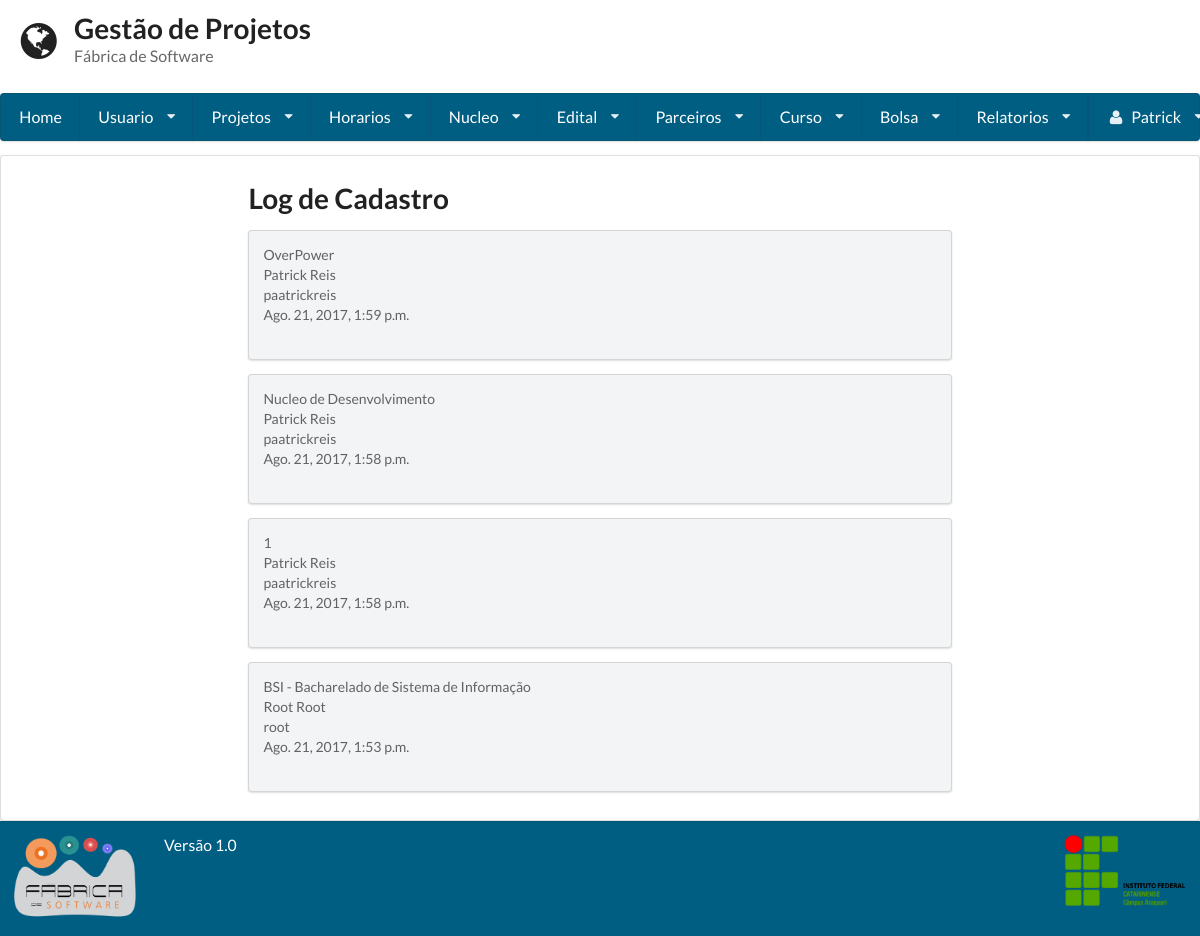
/log_cadastro/ (signed in), run on the app's committed database.
### gestaoapp/models/projeto.py (models this page shows, shortened)
class Projeto(models.Model):
    TIPO_CHOICES = (
        ('Pesquisa', 'Pesquisa'),
        ('Extensao', 'Extensão'),
        ('Ensino', 'Ensino'),
        ('Pesquisa_Extensao', 'Pesquisa/Extensão'),
    )
    tipo = models.CharField(
        max_length=255, null=True, blank=True,
        choices=TIPO_CHOICES
    )
    nome = models.CharField(max_length=255)
    imagem = models.ImageField("Imagem", upload_to='projeto')
    codigo = models.CharField(max_length=255, unique=True)
    data_hora_cadastro = models.DateTimeField(auto_now=True)
    responsavel_cadastro = models.ForeignKey(User, related_name= "coordenador_criador", )
    coordenador = models.ForeignKey(Usuario, related_name="coordenador")
    duracao = models.CharField(max_length=255)
    data_inicio = models.DateField()
    data_fim = models.DateField()
    nucleo = models.ManyToManyField(Nucleo)
    edital = models.ManyToManyField(Edital, blank=True, related_name="editais_do_projeto")
    descricao = models.TextField()
    membro = models.ManyToManyField(Usuario, blank=True, related_name="membros")
    parceiro = models.ManyToManyField(Parceiro, blank=True)

### gestaoapp/models/nucleo.py (models this page shows, shortened)
class Nucleo(models.Model):
    nome = models.CharField(max_length=255)
    sigla = models.CharField(max_length=5)
    descricao = models.TextField()
    data_hora_cadastro = models.DateTimeField(auto_now=True)
    responsavel_cadastro = models.ForeignKey(User)

### gestaoapp/models/edital.py (models this page shows, shortened)
class Edital(models.Model):
    numero = models.IntegerField(unique=True)
    orgao_concedente = models.CharField(max_length=255)
    dt_inicio = models.DateField()
    dt_termino = models.DateField()
    url_edital = models.URLField(max_length=200, null=True, blank=True)
    verba = models.FloatField(null=True, blank=True)
    qtd_bolsa = models.IntegerField(null=True, blank=True)
    pdf_edital = models.FileField(null=True, blank=True)
    data_hora_cadastro = models.DateTimeField(auto_now=True)
    responsavel_cadastro = models.ForeignKey(User)

### gestaoapp/models/curso.py (models this page shows, shortened)
class Curso(models.Model):
    curso = models.CharField(max_length=255)
    data_hora_cadastro = models.DateTimeField(auto_now=True)
    responsavel_cadastro = models.ForeignKey(User)

### gestaoapp/views/logcadastro.py (the view)
# urls.py: url(r'^log_cadastro/', LogCadastro.as_view()),
class LogCadastro(LoginRequiredMixin, View):
        template = 'relatorio/visualizar.html'
        def get(self, request):
            projeto = Projeto.objects.all()
            usuario = User.objects.all()
            nucleo = Nucleo.objects.all()
            edital = Edital.objects.all()
            curso = Curso.objects.all()
            parceiro = Parceiro.objects.all()
            bolsa = Bolsa.objects.all()
            return render(request, self.template, {'projetos': projeto, 'usuario': usuario, 'nucleos': nucleo, 'editals': edital, 'cursos': curso, 'bolsas':bolsa, 'parceiros':parceiro })

### gestaoapp/templates/relatorio/visualizar.html (shortened to what this page needs)
{% extends 'base.html' %}
{% block conteudo %}
    <h1 class="ui header">Log de Cadastro </h1>
    {% for projeto in projetos %}
        <div class="ui secondary segment">
            {{ projeto.nome }}<br>
            {{ projeto.responsavel_cadastro.first_name }} {{ projeto.responsavel_cadastro.last_name }} <br>
            {{ projeto.responsavel_cadastro.username }} <br>
            {{ projeto.data_hora_cadastro }}<br>
            <br>
        </div>
    {% endfor %}
    {% for nucleo in nucleos %}
        <div class="ui secondary segment">
            {{ nucleo.nome }}<br>
            {{ nucleo.responsavel_cadastro.first_name }} {{ nucleo.responsavel_cadastro.last_name }} <br>
            {{ nucleo.responsavel_cadastro.username }} <br>
            {{ nucleo.data_hora_cadastro }}<br>
            <br>
        </div>
    {% endfor %}
    {% for edital in editals %}
        <div class="ui secondary segment">
            {{ edital.numero }}<br>
            {{ edital.responsavel_cadastro.first_name }} {{ edital.responsavel_cadastro.last_name }} <br>
            {{ edital.responsavel_cadastro.username }} <br>
            {{ edital.data_hora_cadastro }}<br>
            <br>
        </div>
    {% endfor %}
    {% for curso in cursos %}
        <div class="ui secondary segment">
            {{ curso.curso }}<br>
            {{ curso.responsavel_cadastro.first_name }} {{ curso.responsavel_cadastro.last_name }} <br>
            {{ curso.responsavel_cadastro.username }} <br>
            {{ curso.data_hora_cadastro }}<br>
            <br>
        </div>
    {% endfor %}
{% endblock %}

### gestaoapp/templates/base.html (shortened to what this page needs)
<!doctype html>
<head>
    {% load staticfiles %}
    <link rel="stylesheet" href="{% static 'semantic-2.1/dist/semantic.css' %}"/>
    <link rel="stylesheet" href="{% static 'base.css' %}"/>
</head>
<body class="cor-fundo">
<header class="cabecalho">
    <div class="ui grid">
        <div class="row">
            <div class='twelve wide column'>
                <h1 class="ui header">
                    <i class='ui icon world'></i>
                    <div class="ui content">
                        Gestão de Projetos
                        <p class="sub header">
                            Fábrica de Software
                        </p>
                    </div>
                </h1>
            </div>
        </div>
        {% if user.is_authenticated %}
            <div class="computer only row">
                <nav class="ui large menu stackable"><a class="item" href="/home">Home</a>
                    <div class="ui dropdown item">Usuario<i class="dropdown icon"></i>
                    </div>
                    <div class="ui dropdown item">Projetos<i class="dropdown icon"></i>
                    </div>
                    <div class="ui dropdown item">Horarios<i class="dropdown icon"></i>
                    </div>
                    <div class="ui dropdown item">Nucleo<i class="dropdown icon"></i>
                    </div>
                    <div class="ui dropdown item">Edital<i class="dropdown icon"></i>
                    </div>
                    <div class="ui dropdown item">Parceiros<i class="dropdown icon"></i>
                    </div>
                    {% if user.is_superuser %}
                        <div class="ui dropdown item">Curso<i class="dropdown icon"></i>
                        </div>
                    {% endif %}
                    {% if user.is_superuser %}
                        <div class="ui dropdown item">Bolsa<i class="dropdown icon"></i>
                        </div>
                    {% endif %}
                    {% if user.is_superuser %}
                        <div class="ui dropdown item">Relatorios<i class="dropdown icon"></i>
                        </div>
                    {% endif %}
                    <div class="ui dropdown item right floated"><i class="user icon"></i>
                        {{ request.user.first_name }} <i class="dropdown icon"></i>
                    </div>
                </nav>
            </div>
        {% endif %}
    </div>
</header>
<article class="corpo ui segment cor-conteudo">
    <div class="ui grid">
        <div class="row">
            <div class="three wide column"></div>
            <div class="ten wide column">
                {% block conteudo %}
                {% endblock %}
            </div>
        </div>
    </div>
</article>
<footer class="ui grid rodape verde_escuro">
    <div class="two wide column">
        <img class="ui small image" src="{% static 'fabrica.png' %}">
    </div>
    <div class=" twelve wide column">
        <label class="centered"> Versão 1.0 </label>
    </div>
    <div class="two wide column">
        <img class="ui small image" src="{% static 'ifc2.png' %}">
    </div>
</footer>
</body>
</html>

### static/base.css (style rules this page uses)
.ui.grid { margin:0 !important; padding:0 !important; }
.cabecalho { min-height: 16% !important; color: #005e83 !important; }
.cabecalho .grid { margin:0 !important; padding:0 !important; }
.corpo { min-height: 64.9% !important; }
.rodape { min-height: 11% !important; }
article { margin: 0 !important; }
.verde_escuro { background:#005e83 !important; color:#FFFFFF !important; }
.ui.menu { width: 100% !important; background-color: #005e83 !important; }
.ui.menu > .item { color: #FFF !important; }
label { font-size: 1.125em !important; }

### data on the page
Projeto: nome "OverPower", responsavel_cadastro.first_name "Patrick", responsavel_cadastro.last_name "Reis", responsavel_cadastro.username "paatrickreis", data_hora_cadastro "Ago. 21, 2017, 1:59 p.m."
Nucleo: nome "Nucleo de Desenvolvimento", responsavel_cadastro.first_name "Patrick", responsavel_cadastro.last_name "Reis", responsavel_cadastro.username "paatrickreis", data_hora_cadastro "Ago. 21, 2017, 1:58 p.m."
Edital: numero "1", responsavel_cadastro.first_name "Patrick", responsavel_cadastro.last_name "Reis", responsavel_cadastro.username "paatrickreis", data_hora_cadastro "Ago. 21, 2017, 1:58 p.m."
Curso: curso "BSI - Bacharelado de Sistema de Informação", responsavel_cadastro.first_name "Root", responsavel_cadastro.last_name "Root", responsavel_cadastro.username "root", data_hora_cadastro "Ago. 21, 2017, 1:53 p.m."

### other printed values
{{ request.user.first_name }} "Patrick"
